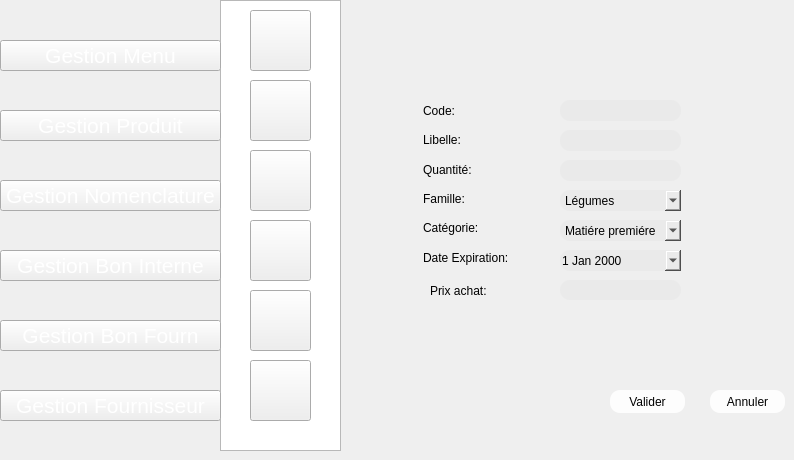
    <widget class="QWidget" name="page_9">
     <widget class="QPushButton" name="pushButton_300">
      <property name="geometry">
       <rect>
        <x>0</x>
        <y>320</y>
        <width>221</width>
        <height>31</height>
       </rect>
      </property>
      <property name="font">
       <font>
        <pointsize>16</pointsize>
        <weight>50</weight>
        <bold>false</bold>
       </font>
      </property>
      <property name="styleSheet">
       <string notr="true">color: rgb(255, 255, 255);

</string>
      </property>
      <property name="text">
       <string>Gestion Bon Fourn</string>
      </property>
     </widget>
     <widget class="QPushButton" name="pushButton_301">
      <property name="geometry">
       <rect>
        <x>0</x>
        <y>250</y>
        <width>221</width>
        <height>31</height>
       </rect>
      </property>
      <property name="font">
       <font>
        <pointsize>16</pointsize>
        <weight>50</weight>
        <bold>false</bold>
       </font>
      </property>
      <property name="styleSheet">
       <string notr="true">color: rgb(255, 255, 255);

</string>
      </property>
      <property name="text">
       <string>Gestion Bon Interne</string>
      </property>
     </widget>
     <widget class="QPushButton" name="pushButton_302">
      <property name="geometry">
       <rect>
        <x>0</x>
        <y>40</y>
        <width>221</width>
        <height>31</height>
       </rect>
      </property>
      <property name="font">
       <font>
        <pointsize>16</pointsize>
        <weight>50</weight>
        <bold>false</bold>
       </font>
      </property>
      <property name="styleSheet">
       <string notr="true">color: rgb(255, 255, 255);

</string>
      </property>
      <property name="text">
       <string>Gestion Menu</string>
      </property>
     </widget>
     <widget class="QPushButton" name="pushButton_303">
      <property name="geometry">
       <rect>
        <x>0</x>
        <y>180</y>
        <width>221</width>
        <height>31</height>
       </rect>
      </property>
      <property name="font">
       <font>
        <pointsize>16</pointsize>
        <weight>50</weight>
        <bold>false</bold>
       </font>
      </property>
      <property name="styleSheet">
       <string notr="true">color: rgb(255, 255, 255);

</string>
      </property>
      <property name="text">
       <string>Gestion Nomenclature</string>
      </property>
     </widget>
     <widget class="QPushButton" name="pushButton_299">
      <property name="geometry">
       <rect>
        <x>0</x>
        <y>390</y>
        <width>221</width>
        <height>31</height>
       </rect>
      </property>
      <property name="font">
       <font>
        <pointsize>16</pointsize>
        <weight>50</weight>
        <bold>false</bold>
       </font>
      </property>
      <property name="styleSheet">
       <string notr="true">color: rgb(255, 255, 255);

</string>
      </property>
      <property name="text">
       <string>Gestion Fournisseur</string>
      </property>
     </widget>
     <widget class="QPushButton" name="pushButton_225">
      <property name="geometry">
       <rect>
        <x>250</x>
        <y>220</y>
        <width>61</width>
        <height>61</height>
       </rect>
      </property>
      <property name="styleSheet">
       <string notr="true">image: url(:/new/prefix1/img/icon-supp2 (1).png);</string>
      </property>
      <property name="text">
       <string/>
      </property>
     </widget>
     <widget class="QPushButton" name="pushButton_226">
      <property name="geometry">
       <rect>
        <x>250</x>
        <y>10</y>
        <width>61</width>
        <height>61</height>
       </rect>
      </property>
      <property name="styleSheet">
       <string notr="true">image: url(:/new/prefix1/img/icon-ajout2.png);
background-image: url(:/new/prefix1/img/bg.png);</string>
      </property>
      <property name="text">
       <string/>
      </property>
     </widget>
     <widget class="QPushButton" name="pushButton_227">
      <property name="geometry">
       <rect>
        <x>250</x>
        <y>150</y>
        <width>61</width>
        <height>61</height>
       </rect>
      </property>
      <property name="styleSheet">
       <string notr="true">image: url(:/new/prefix1/img/icon-afficher2.png);</string>
      </property>
      <property name="text">
       <string/>
      </property>
     </widget>
     <widget class="QPushButton" name="pushButton_228">
      <property name="geometry">
       <rect>
        <x>250</x>
        <y>80</y>
        <width>61</width>
        <height>61</height>
       </rect>
      </property>
      <property name="styleSheet">
       <string notr="true">image: url(:/new/prefix1/img/icon-modif2 (1).png);</string>
      </property>
      <property name="text">
       <string/>
      </property>
     </widget>
     <widget class="QPushButton" name="pushButton_229">
      <property name="geometry">
       <rect>
        <x>250</x>
        <y>290</y>
        <width>61</width>
        <height>61</height>
       </rect>
      </property>
      <property name="styleSheet">
       <string notr="true">image: url(:/new/prefix1/img/aa.png);</string>
      </property>
      <property name="text">
       <string/>
      </property>
     </widget>
     <widget class="QListView" name="listView_28">
      <property name="geometry">
       <rect>
        <x>220</x>
        <y>0</y>
        <width>121</width>
        <height>451</height>
       </rect>
      </property>
      <property name="styleSheet">
       <string notr="true">background-image: url(:/new/prefix1/img/selected.png);</string>
      </property>
     </widget>
     <widget class="QComboBox" name="comboBox">
      <property name="geometry">
       <rect>
        <x>560</x>
        <y>190</y>
        <width>121</width>
        <height>21</height>
       </rect>
      </property>
      <property name="styleSheet">
       <string notr="true">                                         border-radius: 10px;
background-color: rgb(234, 234, 234);
font: 9pt &quot;MS Reference Sans Serif&quot;;

</string>
      </property>
      <item>
       <property name="text">
        <string>Légumes</string>
       </property>
      </item>
      <item>
       <property name="text">
        <string>fruits</string>
       </property>
      </item>
      <item>
       <property name="text">
        <string>Produit laitiére</string>
       </property>
      </item>
      <item>
       <property name="text">
        <string>Matiére grasse</string>
       </property>
      </item>
      <item>
       <property name="text">
        <string>eau</string>
       </property>
      </item>
      <item>
       <property name="text">
        <string>boisson</string>
       </property>
      </item>
     </widget>
     <widget class="QPushButton" name="ajouterproduit">
      <property name="geometry">
       <rect>
        <x>610</x>
        <y>390</y>
        <width>75</width>
        <height>23</height>
       </rect>
      </property>
      <property name="styleSheet">
       <string notr="true">                                         border-radius: 10px;
background-color: rgb(253, 253, 253);
                                        
font: 9pt &quot;MS Reference Sans Serif&quot;;</string>
      </property>
      <property name="text">
       <string>Valider</string>
      </property>
     </widget>
     <widget class="QLineEdit" name="lineEdit_qt">
      <property name="geometry">
       <rect>
        <x>560</x>
        <y>160</y>
        <width>121</width>
        <height>21</height>
       </rect>
      </property>
      <property name="styleSheet">
       <string notr="true">                                         border-radius: 10px;
background-color: rgb(234, 234, 234);
font: 9pt &quot;MS Reference Sans Serif&quot;;

</string>
      </property>
     </widget>
     <widget class="QLabel" name="label_74">
      <property name="geometry">
       <rect>
        <x>430</x>
        <y>280</y>
        <width>111</width>
        <height>21</height>
       </rect>
      </property>
      <property name="styleSheet">
       <string notr="true">                                     border-radius: 10px;
font: 9pt &quot;MS Reference Sans Serif&quot;;
font: 9pt &quot;MS Reference Sans Serif&quot;;</string>
      </property>
      <property name="text">
       <string>Prix achat:</string>
      </property>
     </widget>
     <widget class="QLineEdit" name="lineEdit_lib">
      <property name="geometry">
       <rect>
        <x>560</x>
        <y>130</y>
        <width>121</width>
        <height>21</height>
       </rect>
      </property>
      <property name="styleSheet">
       <string notr="true">                                         border-radius: 10px;
background-color: rgb(234, 234, 234);
font: 9pt &quot;MS Reference Sans Serif&quot;;

</string>
      </property>
     </widget>
     <widget class="QLineEdit" name="lineEdit_prix">
      <property name="geometry">
       <rect>
        <x>560</x>
        <y>280</y>
        <width>121</width>
        <height>20</height>
       </rect>
      </property>
      <property name="styleSheet">
       <string notr="true">                                         border-radius: 10px;
background-color: rgb(234, 234, 234);
font: 9pt &quot;MS Reference Sans Serif&quot;;

</string>
      </property>
     </widget>
     <widget class="QComboBox" name="comboBox_2">
      <property name="geometry">
       <rect>
        <x>560</x>
        <y>220</y>
        <width>121</width>
        <height>21</height>
       </rect>
      </property>
      <property name="styleSheet">
       <string notr="true">                                         border-radius: 10px;
background-color: rgb(234, 234, 234);
font: 9pt &quot;MS Reference Sans Serif&quot;;

</string>
      </property>
      <item>
       <property name="text">
        <string>Matiére premiére</string>
       </property>
      </item>
      <item>
       <property name="text">
        <string>Produit fini</string>
       </property>
      </item>
      <item>
       <property name="text">
        <string>Produit semi fini</string>
       </property>
      </item>
     </widget>
     <widget class="QLineEdit" name="lineEdit_code">
      <property name="geometry">
       <rect>
        <x>560</x>
        <y>100</y>
        <width>121</width>
        <height>21</height>
       </rect>
      </property>
      <property name="styleSheet">
       <string notr="true">                                         border-radius: 10px;
background-color: rgb(234, 234, 234);
font: 9pt &quot;MS Reference Sans Serif&quot;;
</string>
      </property>
     </widget>
     <widget class="QPushButton" name="pushButton_64">
      <property name="geometry">
       <rect>
        <x>710</x>
        <y>390</y>
        <width>75</width>
        <height>23</height>
       </rect>
      </property>
      <property name="styleSheet">
       <string notr="true">                                         border-radius: 10px;
background-color: rgb(253, 253, 253);
                                        
font: 9pt &quot;MS Reference Sans Serif&quot;;</string>
      </property>
      <property name="text">
       <string>Annuler</string>
      </property>
     </widget>
     <widget class="QDateEdit" name="dateEdit">
      <property name="geometry">
       <rect>
        <x>560</x>
        <y>250</y>
        <width>121</width>
        <height>21</height>
       </rect>
      </property>
      <property name="styleSheet">
       <string notr="true">                                         border-radius: 10px;
background-color: rgb(234, 234, 234);
font: 9pt &quot;MS Reference Sans Serif&quot;;

</string>
      </property>
      <property name="calendarPopup">
       <bool>true</bool>
      </property>
     </widget>
     <widget class="QPushButton" name="pushButton_468">
      <property name="geometry">
       <rect>
        <x>0</x>
        <y>110</y>
        <width>221</width>
        <height>31</height>
       </rect>
      </property>
      <property name="font">
       <font>
        <pointsize>16</pointsize>
        <weight>50</weight>
        <bold>false</bold>
       </font>
      </property>
      <property name="styleSheet">
       <string notr="true">color: rgb(255, 255, 255);

</string>
      </property>
      <property name="text">
       <string>Gestion Produit</string>
      </property>
     </widget>
     <widget class="QPushButton" name="pushButton999_4">
      <property name="geometry">
       <rect>
        <x>250</x>
        <y>360</y>
        <width>61</width>
        <height>61</height>
       </rect>
      </property>
      <property name="styleSheet">
       <string notr="true">image: url(:/new/prefix1/img/icon-stat.png);</string>
      </property>
      <property name="text">
       <string/>
      </property>
     </widget>
     <widget class="QLabel" name="label_75">
      <property name="geometry">
       <rect>
        <x>423</x>
        <y>100</y>
        <width>111</width>
        <height>21</height>
       </rect>
      </property>
      <property name="styleSheet">
       <string notr="true">                                     border-radius: 10px;
font: 9pt &quot;MS Reference Sans Serif&quot;;
</string>
      </property>
      <property name="text">
       <string>Code:</string>
      </property>
     </widget>
     <widget class="QLabel" name="label_76">
      <property name="geometry">
       <rect>
        <x>423</x>
        <y>129</y>
        <width>111</width>
        <height>21</height>
       </rect>
      </property>
      <property name="styleSheet">
       <string notr="true">                                     border-radius: 10px;
font: 9pt &quot;MS Reference Sans Serif&quot;;
</string>
      </property>
      <property name="text">
       <string>Libelle:</string>
      </property>
     </widget>
     <widget class="QLabel" name="label_6">
      <property name="geometry">
       <rect>
        <x>423</x>
        <y>188</y>
        <width>111</width>
        <height>21</height>
       </rect>
      </property>
      <property name="styleSheet">
       <string notr="true">                                     border-radius: 10px;
font: 9pt &quot;MS Reference Sans Serif&quot;;
</string>
      </property>
      <property name="text">
       <string>Famille:</string>
      </property>
     </widget>
     <widget class="QLabel" name="label_77">
      <property name="geometry">
       <rect>
        <x>423</x>
        <y>159</y>
        <width>111</width>
        <height>21</height>
       </rect>
      </property>
      <property name="styleSheet">
       <string notr="true">                                     border-radius: 10px;
font: 9pt &quot;MS Reference Sans Serif&quot;;
</string>
      </property>
      <property name="text">
       <string>Quantité:</string>
      </property>
     </widget>
     <widget class="QLabel" name="label_9">
      <property name="geometry">
       <rect>
        <x>423</x>
        <y>217</y>
        <width>111</width>
        <height>21</height>
       </rect>
      </property>
      <property name="styleSheet">
       <string notr="true">                                     border-radius: 10px;
font: 9pt &quot;MS Reference Sans Serif&quot;;
</string>
      </property>
      <property name="text">
       <string>Catégorie:</string>
      </property>
     </widget>
     <widget class="QLabel" name="label">
      <property name="geometry">
       <rect>
        <x>423</x>
        <y>247</y>
        <width>111</width>
        <height>21</height>
       </rect>
      </property>
      <property name="styleSheet">
       <string notr="true">                                     border-radius: 10px;
font: 9pt &quot;MS Reference Sans Serif&quot;;
</string>
      </property>
      <property name="text">
       <string>Date Expiration:</string>
      </property>
     </widget>
     <zorder>label_75</zorder>
     <zorder>label_76</zorder>
     <zorder>label_6</zorder>
     <zorder>label_77</zorder>
     <zorder>label_9</zorder>
     <zorder>label</zorder>
     <zorder>listView_28</zorder>
     <zorder>pushButton_228</zorder>
     <zorder>pushButton_229</zorder>
     <zorder>pushButton_225</zorder>
     <zorder>pushButton_227</zorder>
     <zorder>pushButton_226</zorder>
     <zorder>pushButton_300</zorder>
     <zorder>pushButton_301</zorder>
     <zorder>pushButton_302</zorder>
     <zorder>pushButton_303</zorder>
     <zorder>pushButton_299</zorder>
     <zorder>comboBox</zorder>
     <zorder>ajouterproduit</zorder>
     <zorder>lineEdit_qt</zorder>
     <zorder>label_74</zorder>
     <zorder>lineEdit_lib</zorder>
     <zorder>lineEdit_prix</zorder>
     <zorder>comboBox_2</zorder>
     <zorder>lineEdit_code</zorder>
     <zorder>pushButton_64</zorder>
     <zorder>dateEdit</zorder>
     <zorder>pushButton_468</zorder>
     <zorder>pushButton999_4</zorder>
    </widget>
